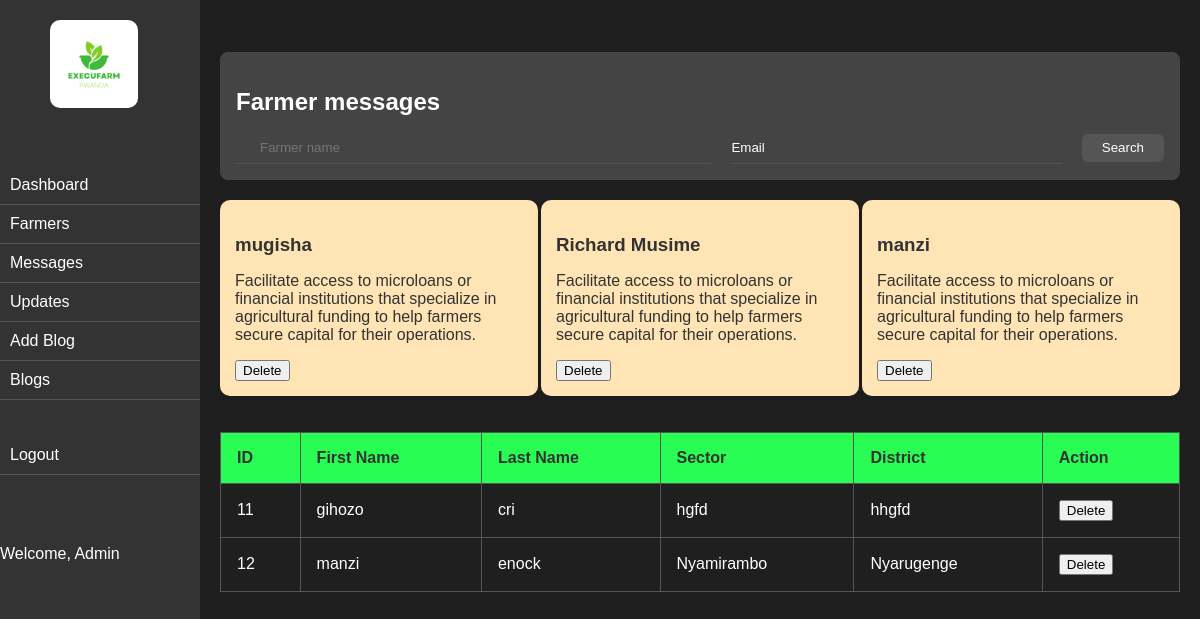
Page /dashboard.php on the committed database.
### tables this page shows
CREATE TABLE `contacts` (
  `Name` varchar(60) NOT NULL,
  `Email` varchar(60) NOT NULL,
  `Message` varchar(500) NOT NULL,
  `ID` int(11) NOT NULL
);

CREATE TABLE `farmers` (
  `id` int(11) NOT NULL,
  `FirstName` varchar(39) DEFAULT NULL,
  `LastName` varchar(39) DEFAULT NULL,
  `Username` varchar(40) NOT NULL,
  `email` varchar(60) NOT NULL,
  `Pin` varchar(255) DEFAULT NULL,
  `district` varchar(50) NOT NULL,
  `sector` varchar(40) NOT NULL,
  `role` varchar(255) DEFAULT 'farmer'
);

### dashboard.php (the view, shortened to what this page needs)
<?php
include 'connector.php';
$sqlContacts = "SELECT ID, Name, Message FROM contacts";
$resultContacts = $conn->query($sqlContacts);
?>
<!DOCTYPE html>
<html lang="en">
<head>
    <link rel="stylesheet" href="./dashboard.css"/>
</head>
<body>
    <div id="sidebar">
        <img src="execufarm.png" style="height: 11vh; margin-left: 25%; border-radius: 10px;"/><br><br><br><br>
        <a href="./dashboard.php"class="nav-link" >Dashboard</a>
        <a href="./farmers.php" class="nav-link">Farmers</a>
        <a href="./messages.php" class="nav-link">Messages</a>
        <a href="./updates.php" class="nav-link">Updates</a>
        <a href="./blog.php" class="nav-link">Add Blog</a>
        <a href="./blogs.php" class="nav-link">Blogs</a><br><br>
        <a href="Homepage.php" class="nav-link">Logout</a>
        <br><br><br>
        <div style=" ">
            <p style="margin-bottom: 0;">Welcome, Admin</p>
        </div>
    </div>
    <div id="content">
        <div class="main-content">
            <section class="service-section">
                <h2>Farmer messages</h2>
                <div class="service-section-header">
                    <div class="search-field">
                        <input type="text" placeholder="Farmer name">
                    </div>
                    <div class="dropdown-field">
                        <select>
                            <option>Email</option>
                        </select>
                    </div>
                    <button class="flat-button">
                        Search
                    </button>
                </div>
            </section>
    <div class="farmer-messages-container">
        <?php
        if ($resultContacts->num_rows > 0) {
            while ($rowContacts = $resultContacts->fetch_assoc()) {
                echo '<div class="farmer-message-box">';
                echo '<h3>' . $rowContacts["Name"] . '</h3>';
                echo '<p>' . $rowContacts["Message"] . '</p>';
                echo '<form method="post" action="delete_message.php">';
                echo '<button type="submit" name="delete_contact_message">Delete</button>';
                echo '</form>';
                echo '</div>';
            }
        } else {
            echo "No contact messages available";
        }
        ?>
    </div>
<br><br>
       <?php
include 'connector.php';
$sqlFarmers = "SELECT id, FirstName, LastName, sector, district FROM farmers";
$resultFarmers = $conn->query($sqlFarmers);
?>
<table class="farmer-table">
    <thead>
        <tr>
            <th>ID</th>
            <th>First Name</th>
            <th>Last Name</th>
            <th>Sector</th>
            <th>District</th>
            <th>Action</th>
        </tr>
    </thead>
    <tbody>
        <?php
        if ($resultFarmers->num_rows > 0) {
            while ($rowFarmers = $resultFarmers->fetch_assoc()) {
                echo "<tr>
                        <td>" . $rowFarmers["id"] . "</td>
                        <td>" . $rowFarmers["FirstName"] . "</td>
                        <td>" . $rowFarmers["LastName"] . "</td>
                        <td>" . $rowFarmers["sector"] . "</td>
                        <td>" . $rowFarmers["district"] . "</td>
                        <td>
                            <form method='post' action='delete_farmer.php'>
                                <input type='hidden' name='farmer_id' value='" . $rowFarmers["id"] . "'/>
                                <button type='submit' name='delete_farmer'>Delete</button>
                            </form>
                        </td>
                      </tr>";
            }
        } else {
            echo "<tr><td colspan='6'>No farmer data available</td></tr>";
        }
        ?>
    </tbody>
</table>
</body>
</html>

### dashboard.css (style rules this page uses)
.farmer-messages-container { display: flex; justify-content: space-between; flex-wrap: wrap; }
.farmer-message-box { flex: 0 0 30%; background-color: #ffe4b5; color: #333; padding: 15px; margin-top: 20px; border-radius: 10px; box-shadow: 0 4px 8px rgba(0, 0, 0, 0.1); }
.farmer-message-box h3 { margin-bottom: 10px; }
.service-section { margin-top: 2rem; padding: 1rem; background-color: #444; border-radius: 8px; }
.service-section h2 { color: #fff; font-size: 1.5rem; margin-bottom: 1rem; }
.service-section-header { display: flex; align-items: center; justify-content: space-between; }
.service-section-header > * + * { margin-left: 1.25rem; }
.search-field { display: flex; flex-grow: 1; position: relative; }
.search-field input { width: 100%; padding-top: 0.5rem; padding-bottom: 0.5rem; border: 0; border-bottom: 1px solid #555; background-color: transparent; padding-left: 1.5rem; color: #fff; }
.dropdown-field { display: flex; flex-grow: 1; position: relative; }
.dropdown-field select { width: 100%; padding-top: 0.5rem; padding-bottom: 0.5rem; border: 0; border-bottom: 1px solid #555; background-color: transparent; padding-right: 1.5rem; appearance: none; color: #fff; }
.flat-button { border-radius: 6px; background-color: #555; padding: 0.5em 1.5em; border: 0; color: #fff; cursor: pointer; transition: background-color 0.25s ease; }
.farmer-table { width: 100%; border-collapse: collapse; border-radius: 10px; }
.farmer-table th, .farmer-table td { padding: 1rem; border: 1px solid #555; text-align: left; color: #fff; }
.farmer-table th { background-color: #29fd53 ; color: #333; }

### dashboard.php (style rules this page uses)
body { margin: 0; font-family: Arial, sans-serif; display: flex; background-color: #1f1f1f; }
#sidebar { width: 200px; height: 100vh; background-color: #333; color: #fff; padding-top: 20px; position: fixed; }
#content { margin-left: 200px; padding: 20px; }
.nav-link { display: block; padding: 10px; color: #fff; text-decoration: none; border-bottom: 1px solid #555; }

### rows in the picture
contacts: Name "mugisha", Message "Facilitate access to microloans or financial institutions that specialize in agricultural funding to help farmers secure capital for their operations."
contacts: Name "Richard Musime", Message "Facilitate access to microloans or financial institutions that specialize in agricultural funding to help farmers secure capital for their operations."
contacts: Name "manzi", Message "Facilitate access to microloans or financial institutions that specialize in agricultural funding to help farmers secure capital for their operations."
farmers: id "11", FirstName "gihozo", LastName "cri", sector "hgfd", district "hhgfd"
farmers: id "12", FirstName "manzi", LastName "enock", sector "Nyamirambo", district "Nyarugenge"
